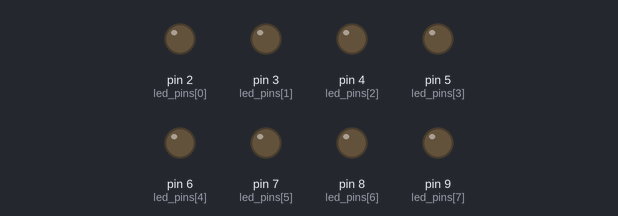
A sketch run on a simulated Arduino Uno, built with avr-gcc and run on an emulated ATmega328P. On the bench: output pins drawn as LEDs (lit = HIGH).

Above: at 0.05 s.
At 4.95 s:
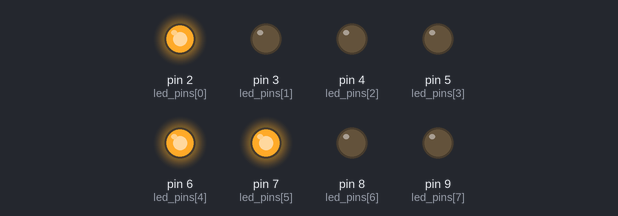
At 9.95 s:
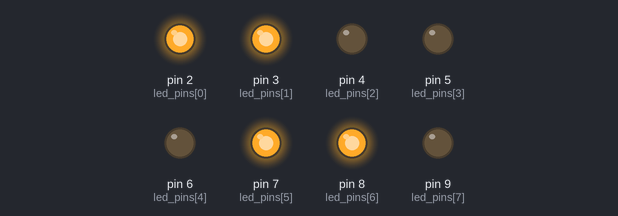
At 19.95 s:
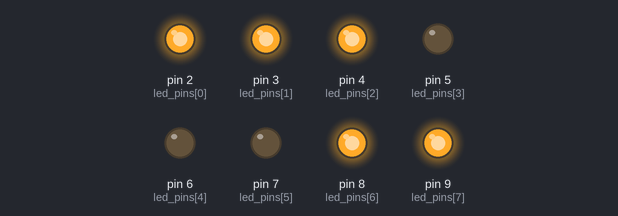
At 29.86 s:
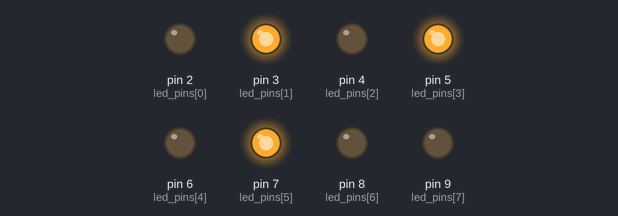
At 39.86 s:
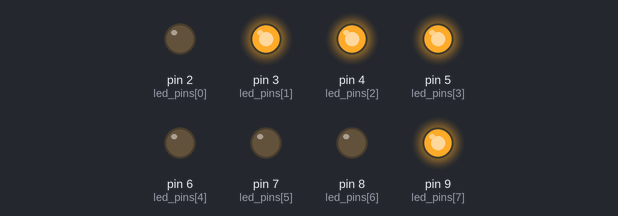
Timing chart, 0 to 40.0 s (numbered marks = the images above):
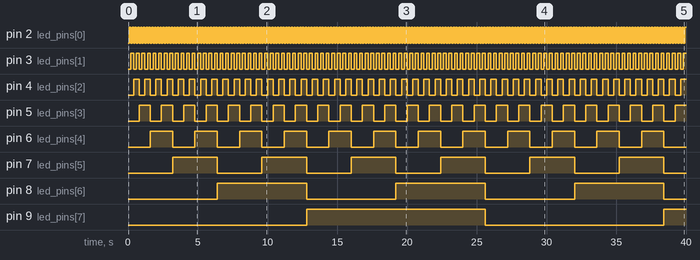

Measured:
- by itself, pin 2 (led_pins[0]): alternates HIGH for 0.10 s and LOW for 0.10 s
- by itself, pin 3 (led_pins[1]): alternates HIGH for 0.20 s and LOW for 0.20 s
- by itself, pin 4 (led_pins[2]): alternates HIGH for 0.40 s and LOW for 0.40 s
- by itself, pin 5 (led_pins[3]): alternates HIGH for 0.80 s and LOW for 0.80 s
- by itself, pin 6 (led_pins[4]): alternates HIGH for 1.6 s and LOW for 1.6 s
- by itself, pin 7 (led_pins[5]): alternates HIGH for 3.2 s and LOW for 3.2 s
- by itself, pin 8 (led_pins[6]): alternates HIGH for 6.4 s and LOW for 6.4 s
- by itself, pin 9 (led_pins[7]): LOW → HIGH at 12.8 s, → LOW 12.8 s later, → HIGH 12.8 s later

The sketch:

counter_bitshift.ino
```cpp
#define BIT_COUNT 8

int led_pins[BIT_COUNT] = {2, 3, 4, 5, 6, 7, 8, 9};

void setup() {
  // initialize the digital pin as an output.
  for (int i = 0; i < BIT_COUNT; i++) {
    pinMode(led_pins[i], OUTPUT);
  }
}

void loop() {
  for (unsigned int value = 0; value < 256; value++) {
    display(value);
    delay(100);
  }
}

void display(unsigned int value) {
  for (int i = 0; i < BIT_COUNT; i++) {
       digitalWrite(led_pins[i], value & 1);
       value = value >> 1;
    }
}
```
